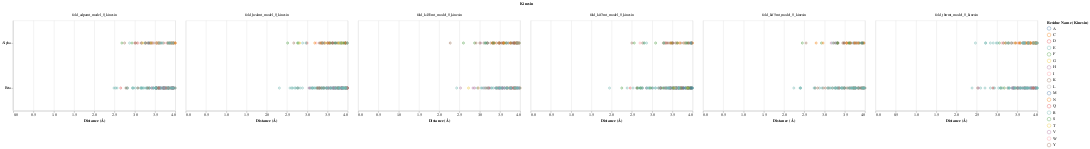

Source (notebook cell):
### Code cell
import pandas as pd
import altair as alt
import os

# Path to the directory containing the CSV files
directory_path = '/Users/jazzeruncal/git/Jazzer_surf/data/interactionsMT'

# Initialize an empty DataFrame to store all data
combined_df = pd.DataFrame()

# Process each CSV file in the directory
for filename in os.listdir(directory_path):
    if filename.endswith(".csv"):
        file_path = os.path.join(directory_path, filename)
        
        # Load the CSV file
        df = pd.read_csv(file_path)
        
        # Add a column to distinguish between the alpha and beta interactions
        if 'alpha' in filename:
            df['Type'] = 'Alpha'
        elif 'beta' in filename:
            df['Type'] = 'Beta'
        
        # Extract the Kinesin name from the filename
        kinesin_name = filename.replace('test_kinesin_', '').replace('_alpha.csv', '').replace('_beta.csv', '')
        df['Kinesin'] = kinesin_name
        
        # Append to the combined DataFrame
        combined_df = pd.concat([combined_df, df])

# Create the plot
plot = alt.Chart(combined_df).mark_point().encode(
    y=alt.Y('Type:N', title=None),
    x=alt.X('Distance (Å):Q', title='Distance (Å)'),
    color=alt.Color('Residue Name 1:N', legend=alt.Legend(title="Residue Name (Kinesin)")),
    column=alt.Column('Kinesin:N', title="Kinesin"),
    tooltip=['Residue Name 1:N', 'Residue ID 1:Q', 'Atom Name 1:N', 'Residue Name 2:N', 'Residue ID 2:Q', 'Atom Name 2:N', 'Distance (Å):Q']
).properties(
    height=250,
    width=450
).configure_text(
    fontWeight='bold'
)

# Display the plot
plot

### Figure 1 — Vega-Lite specification as saved in the notebook (floating-point values rounded to 4 significant figures; data arrays with more than 128 entries replaced by an {"elided": "..."} marker saying what was removed)
{"config": {"view": {"continuousWidth": 300, "continuousHeight": 300}, "text": {"fontWeight": "bold"}}, "data": {"name": "data-6a457e1b9e7cb0531a38d2c92b9f5e89"}, "mark": {"type": "point"}, "encoding": {"color": {"field": "Residue Name 1", "legend": {"title": "Residue Name (Kinesin)"}, "type": "nominal"}, "column": {"field": "Kinesin", "title": "Kinesin", "type": "nominal"}, "tooltip": [{"field": "Residue Name 1", "type": "nominal"}, {"field": "Residue ID 1", "type": "quantitative"}, {"field": "Atom Name 1", "type": "nominal"}, {"field": "Residue Name 2", "type": "nominal"}, {"field": "Residue ID 2", "type": "quantitative"}, {"field": "Atom Name 2", "type": "nominal"}, {"field": "Distance (Å)", "type": "quantitative"}], "x": {"field": "Distance (Å)", "title": "Distance (Å)", "type": "quantitative"}, "y": {"field": "Type", "title": null, "type": "nominal"}}, "height": 250, "width": 450, "$schema": "https://vega.github.io/schema/vega-lite/v5.8.0.json", "datasets": {"data-6a457e1b9e7cb0531a38d2c92b9f5e89": {"elided": "1088 records"}}}
